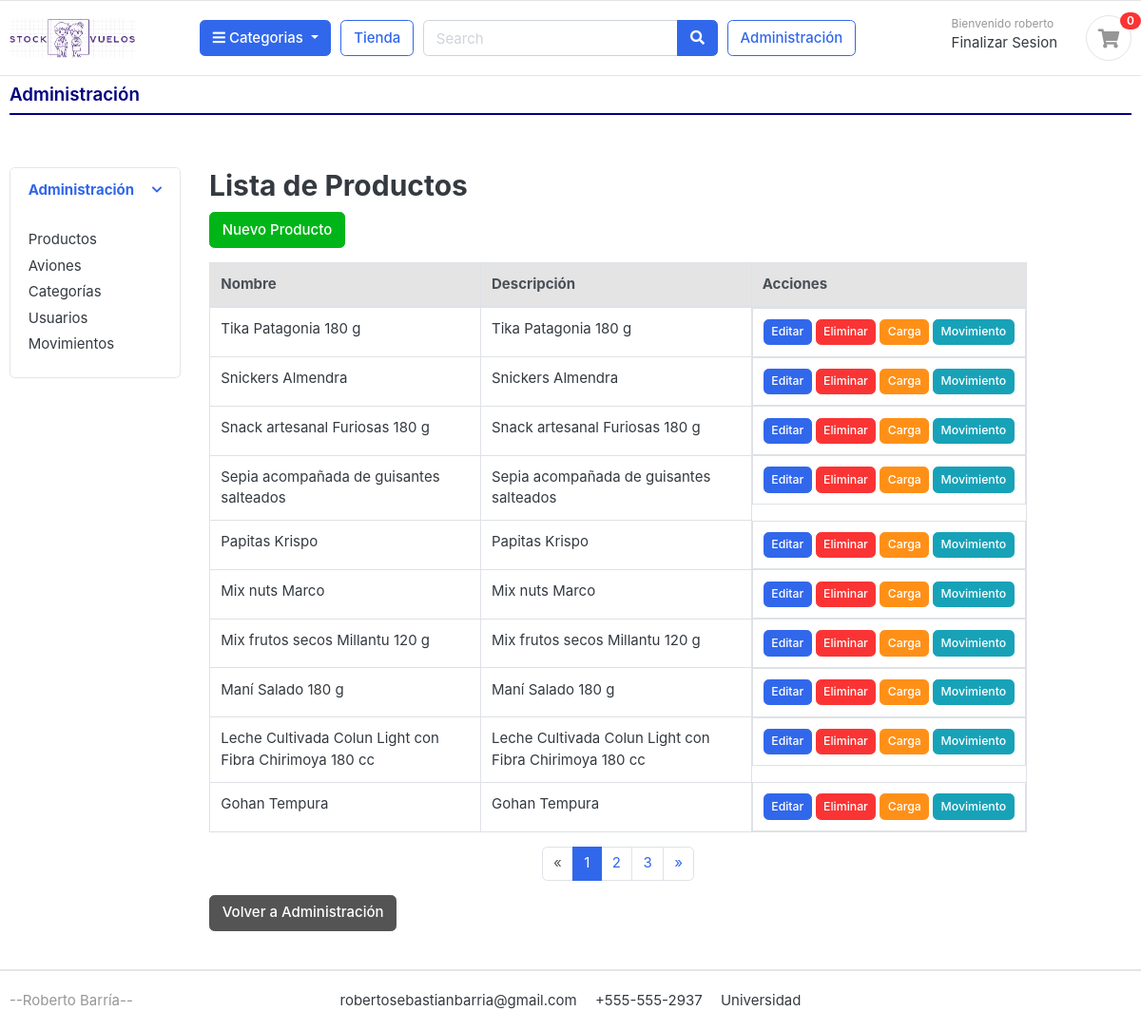
The app's page /administracion/productos/ (signed in) with its own data.
### cuentas/models.py (models this page shows, shortened)
class Cuenta(AbstractBaseUser):
    Nombre = models.CharField(max_length=50)
    Apellido = models.CharField(max_length=50)
    username = models.CharField(max_length=50, unique=True)
    email = models.EmailField(max_length=100, unique=True)
    phone_number = models.CharField(max_length=50)
    avion = models.ForeignKey('aviones.Avion', on_delete=models.SET_NULL, null=True, blank=True)
    es_administrador = models.BooleanField(default=False)
    es_tripulante = models.BooleanField(default=False)
    date_joined = models.DateTimeField(auto_now_add=True)
    last_login = models.DateTimeField(auto_now_add=True)
    is_admin = models.BooleanField(default=False)
    is_staff = models.BooleanField(default=False)
    is_active = models.BooleanField(default=False)
    is_superadmin = models.BooleanField(default=False)
    USERNAME_FIELD = 'email'
    REQUIRED_FIELDS = ['username', 'Nombre', 'Apellido']
    objects = MyAccountManager()

### tienda/models.py (models this page shows, shortened)
class Producto(models.Model):
    nombre_producto = models.CharField(max_length=200, unique=True)
    slug = models.CharField(max_length=200, unique=True)
    descripcion = models.TextField(max_length=500, blank=True)
    precio = models.IntegerField()
    imagen = models.ImageField(upload_to='photos/productos')
    is_available = models.BooleanField(default=True)
    categoria = models.ForeignKey(Categoria, on_delete=models.CASCADE)
    fecha_creacion = models.DateTimeField(auto_now_add=True)
    fecha_modificacion = models.DateTimeField(auto_now=True)

### administracion/views.py (the view)
# urls.py: path('productos/', views.lista_productos, name='lista_productos'),
@login_required
def lista_productos(request):
    productos_list = Producto.objects.all()
    paginator = Paginator(productos_list, 10)
    page_number = request.GET.get('page')
    productos = paginator.get_page(page_number)
    return render(request, 'administracion/lista_productos.html', {'productos': productos})

### categorias/models.py (called while the page is built)
    def get_url(self):
        return reverse('productos_por_categoria', args=[self.slug])

### tienda/context_processors.py (called while the page is built)
def cantidad_productos_en_orden(request):
    if request.user.is_authenticated:
        avion_id = request.session.get('avion_id')
        orden = Orden.objects.filter(usuario=request.user, avion_id=avion_id, completada=False).first()
        if orden:
            orden_productos = OrdenProducto.objects.filter(orden=orden).count()
        else:
            orden_productos = 0
    else:
        orden_productos = 0
    return {'orden_productos': orden_productos}

def categorias_context(request):
    return {
        'categorias': Categoria.objects.all()
    }

### templates/administracion/lista_productos.html
{% extends 'administracion/administracion.html' %}
{% block main_content %}
<section class="section-content padding-x">
    <div class="container-fluid">
        <div class="row">
            <div class="col-md-12">
                <h2>Lista de Productos</h2>
                <a href="{% url 'crear_producto' %}" class="btn btn-success mb-3">Nuevo Producto</a>
                <table class="table table-bordered">
                    <thead class="thead-light">
                        <tr>
                            <th>Nombre</th>
                            <th>Descripción</th>
                            <th>Acciones</th>
                        </tr>
                    </thead>
                    <tbody>
                        {% for producto in productos %}
                            <tr>
                                <td>{{ producto.nombre_producto }}</td>
                                <td>{{ producto.descripcion }}</td>
                                <td class="d-flex">
                                    <a href="{% url 'editar_producto' producto.pk %}" class="btn btn-primary btn-sm mr-1">Editar</a>
                                    <a href="{% url 'eliminar_producto_base' producto.pk %}" class="btn btn-danger btn-sm mr-1">Eliminar</a>
                                    <a href="{% url 'asignar_stock' producto.pk %}" class="btn btn-warning btn-sm mr-1">Carga</a>
                                    <a href="{% url 'movimiento_producto' producto.pk %}" class="btn btn-info btn-sm">Movimiento</a>
                                </td>
                            </tr>
                        {% endfor %}
                    </tbody>
                </table>
                <nav aria-label="Page navigation">
                    <ul class="pagination justify-content-center">
                        {% if productos.has_previous %}
                        <li class="page-item">
                            <a class="page-link" href="?page={{ productos.previous_page_number }}" aria-label="Previous">
                                <span aria-hidden="true">&laquo;</span>
                            </a>
                        </li>
                        {% else %}
                        <li class="page-item disabled">
                            <a class="page-link" href="#" aria-label="Previous">
                                <span aria-hidden="true">&laquo;</span>
                            </a>
                        </li>
                        {% endif %}
                        {% for num in productos.paginator.page_range %}
                            {% if productos.number == num %}
                                <li class="page-item active"><a class="page-link" href="#">{{ num }}</a></li>
                            {% elif num > productos.number|add:'-3' and num < productos.number|add:'3' %}
                                <li class="page-item"><a class="page-link" href="?page={{ num }}">{{ num }}</a></li>
                            {% endif %}
                        {% endfor %}
                        {% if productos.has_next %}
                        <li class="page-item">
                            <a class="page-link" href="?page={{ productos.next_page_number }}" aria-label="Next">
                                <span aria-hidden="true">&raquo;</span>
                            </a>
                        </li>
                        {% else %}
                        <li class="page-item disabled">
                            <a class="page-link" href="#" aria-label="Next">
                                <span aria-hidden="true">&raquo;</span>
                            </a>
                        </li>
                        {% endif %}
                    </ul>
                </nav>
            </div>
        </div>
        <a href="{% url 'administracion' %}" class="btn btn-secondary">Volver a Administración</a>
    </div>
</section>
{% endblock %}

### templates/includes/navbar.html (shortened to what this page needs)
{% load static %}
<header class="section-header">
    <section class="header-main border-bottom">
        <div class="container">
            <div class="row align-items-center">
                <div class="col-lg-2 col-md-3 col-6">
                    <a href="{% url 'tienda' %}" class="brand-wrap">
                        <img class="logo" src="{% static 'images/logo05.png' %}">
                    </a>
                </div>
                {% if user.id is not None %}
                <div class="col-lg col-sm col-md col-6 flex-grow-0">
                    <div class="category-wrap dropdown d-inline-block float-right">
                        <button type="button" class="btn btn-primary dropdown-toggle" data-toggle="dropdown">
                            <i class="fa fa-bars"></i> Categorias
                        </button>
                    </div>
                </div>
                {% endif %}
                {% if user.id is not None %}
                <a href="{% url 'tienda' %}" class="btn btn-outline-primary">Tienda</a>
                {% endif %}
                <div class="col-lg col-md-6 col-sm-12 col">
                    {% if user.id is not None %}
                    <form action="#" class="search">
                        <div class="input-group w-100">
                            <input type="text" class="form-control" style="width:60%;" placeholder="Search">
                            <div class="input-group-append">
                                <button class="btn btn-primary" type="submit">
                                    <i class="fa fa-search"></i>
                                </button>
                            </div>
                        </div>
                    </form>
                    {% endif %}
                </div>
                {% if user.is_admin %}
                    <div>
                    <a href="{% url 'administracion' %}" class="btn btn-outline-primary">Administración</a>
                    </div>
                {% endif %}
                <div class="col-lg-3 col-sm-6 col-8 order-2 order-lg-3">
                    <div class="d-flex justify-content-end mb-3 mb-lg-0">
                        {% if user.id is None %}
                            <div class="widget-header">
                                <small class="title text-muted">Bienvenido </small>
                                <div>
                                    <a href="{% url 'login' %}">Login</a> <span class="dark-transp"> | </span>
                                </div>
                            </div>
                        {% else %}
                            <div class="widget-header">
                                <small class="title text-muted">Bienvenido {{user.Nombre}} </small>
                                <div>
                                    <a href="{% url 'logout' %}">Finalizar Sesion</a>
                                </div>
                            </div>
                        {% endif %}
                        {% if user.id is not None %}
                        <a href="{% url 'listar_ordenes' %}" class="widget-header pl-3 ml-3">
                            <div class="icon icon-sm rounded-circle border">
                                <i class="fa fa-shopping-cart"></i>
                            </div>
                            <span class="badge badge-pill badge-danger notify">{{ orden_productos }}</span>
                        </a>
                        {% endif %}
                    </div>
                </div>
            </div>
        </div>
    </section>
</header>

### static/css/ui.css (style rules this page uses)
html { font-family: "Inter", sans-serif; font-size: 15px; }
.icon-xs, .icon-sm, .icon-md, .icon-lg { display: inline-block; text-align: center; flex-shrink: 0; flex-grow: 0; }
.icon-sm { width: 48px; height: 48px; line-height: 48px !important; font-size: 20px; }
.header-main { position: relative; padding-top: 1rem; padding-bottom: 1rem; }
.brand-wrap .logo, .navbar-brand .logo { margin-right: 7px; max-height: 42px; display: inline-block; }
.widget-header { display: inline-block; vertical-align: middle; position: relative; }
.widget-header a { color: #343a40; }
.widget-header i { color: #969696; }
.widget-header .title { display: block; }
.widget-header .notify { position: absolute; top: -3px; right: -10px; }
.notify { position: absolute; top: -4px; right: -10px; display: inline-block; padding: 0.25em 0.6em; font-size: 12px; line-height: 1; text-align: center; border-radius: 3rem; color: #fff; background-color: #fa3434; }

### records on screen
Cuenta: Nombre "roberto"
Producto: nombre_producto "Tika Patagonia 180 g", descripcion "Tika Patagonia 180 g"
Producto: nombre_producto "Snickers Almendra", descripcion "Snickers Almendra"
Producto: nombre_producto "Snack artesanal Furiosas 180 g", descripcion "Snack artesanal Furiosas 180 g"
Producto: nombre_producto "Sepia acompañada de guisantes salteados", descripcion "Sepia acompañada de guisantes salteados"
Producto: nombre_producto "Papitas Krispo", descripcion "Papitas Krispo"
Producto: nombre_producto "Mix nuts Marco", descripcion "Mix nuts Marco"
Producto: nombre_producto "Mix frutos secos Millantu 120 g", descripcion "Mix frutos secos Millantu 120 g"
Producto: nombre_producto "Maní Salado 180 g", descripcion "Maní Salado 180 g"
Producto: nombre_producto "Leche Cultivada Colun Light con Fibra Chirimoya 180 cc", descripcion "Leche Cultivada Colun Light con Fibra Chirimoya 180 cc"
Producto: nombre_producto "Gohan Tempura", descripcion "Gohan Tempura"

### other values on screen
{{ orden_productos }} "0"
{{ num }} "1"
{{ num }} "2" "3"
